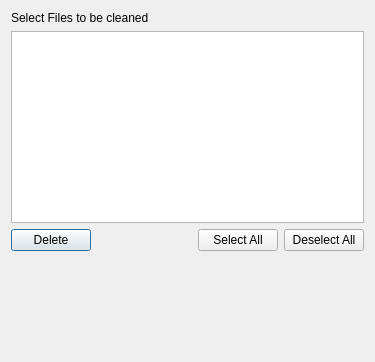
<?xml version="1.0" encoding="UTF-8"?>
<ui version="4.0">
 <class>Dialog</class>
 <widget class="QDialog" name="Dialog">
  <property name="geometry">
   <rect>
    <x>0</x>
    <y>0</y>
    <width>375</width>
    <height>362</height>
   </rect>
  </property>
  <property name="windowTitle">
   <string>Delete Backup Files</string>
  </property>
  <layout class="QVBoxLayout" name="verticalLayout">
   <item>
    <widget class="QLabel" name="label">
     <property name="text">
      <string>Select Files to be cleaned</string>
     </property>
    </widget>
   </item>
   <item>
    <widget class="QListWidget" name="list">
     <property name="selectionMode">
      <enum>QAbstractItemView::MultiSelection</enum>
     </property>
    </widget>
   </item>
   <item>
    <layout class="QHBoxLayout" name="horizontalLayout_2">
     <item>
      <widget class="QPushButton" name="delete_button">
       <property name="text">
        <string>Delete</string>
       </property>
       <property name="icon">
        <iconset resource="../../civiltools.qrc">
         <normaloff>:/civiltools/images/clear.png</normaloff>:/civiltools/images/clear.png</iconset>
       </property>
      </widget>
     </item>
     <item>
      <spacer name="horizontalSpacer">
       <property name="orientation">
        <enum>Qt::Horizontal</enum>
       </property>
       <property name="sizeHint" stdset="0">
        <size>
         <width>40</width>
         <height>20</height>
        </size>
       </property>
      </spacer>
     </item>
     <item>
      <widget class="QPushButton" name="select_all">
       <property name="text">
        <string>Select All</string>
       </property>
      </widget>
     </item>
     <item>
      <widget class="QPushButton" name="deselect_all">
       <property name="text">
        <string>Deselect All</string>
       </property>
      </widget>
     </item>
    </layout>
   </item>
   <item>
    <spacer name="verticalSpacer_2">
     <property name="orientation">
      <enum>Qt::Vertical</enum>
     </property>
     <property name="sizeHint" stdset="0">
      <size>
       <width>20</width>
       <height>40</height>
      </size>
     </property>
    </spacer>
   </item>
  </layout>
 </widget>
 <resources>
  <include location="../../civiltools.qrc"/>
 </resources>
 <connections/>
</ui>
